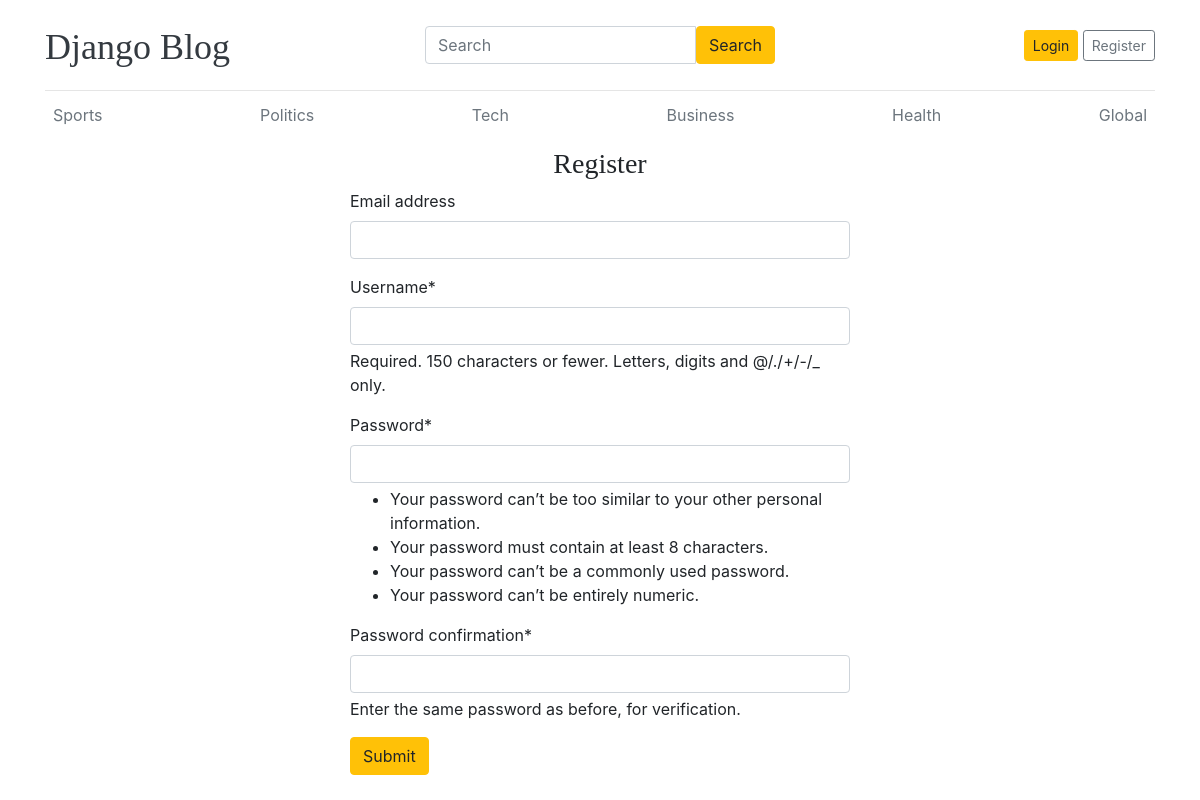
Screenshot of /register/ with the database file from the repository.
### blogs/models.py (models this page shows)
class Category(models.Model):
    category_name = models.CharField(max_length=50, unique=True)
    created_at = models.DateTimeField(auto_now_add=True)
    updated_at = models.DateTimeField(auto_now=True)
    class Meta:
        verbose_name_plural = 'categories'
    def __str__(self):
        return self.category_name

### app/views.py (the view)
# urls.py: path('register/', views.register, name='register'),
def register(request):
    if request.method == 'POST':
        form = RegistrationForm(request.POST)
        if form.is_valid():
            form.save()
            return redirect('register')
        else:
            print(form.errors)
    else:
        form = RegistrationForm()
    context = {
        'form': form,
    }
    return render(request, 'register.html', context)

### app/forms.py
class RegistrationForm(UserCreationForm):
    class Meta:
        model = User
        fields = ('email', 'username', 'password1', 'password2')

### blogs/context_processors.py (called while the page is built)
def get_categories(request):
    categories = Category.objects.all()
    return dict(categories=categories)

### templates/register.html (shortened to what this page needs)
{% extends 'base.html' %}
{% block content %}
{% load crispy_forms_tags %}
<h3 class="text-center">Register</h3>
<form
	action="{% url 'register' %}"
	method="POST"
	style="width: 500px; margin: auto">
	{{ form | crispy }}
	<button
		type="submit"
		class="btn btn-warning">
		Submit
	</button>
</form>
{% endblock %}

### templates/base.html (shortened to what this page needs)
{% load static %}
<!DOCTYPE html>
<html lang="en">
	<head>
		<link
			href="https://getbootstrap.com/docs/4.0/dist/css/bootstrap.min.css"
			rel="stylesheet" />
		<link
			href="{% static 'css/blog.css' %}"
			rel="stylesheet" />
	</head>
	<body>
		<div class="container">
			<header class="blog-header py-3">
				<div
					class="row flex-nowrap justify-content-between align-items-center">
					<div class="col-4 pt-1">
						<a
							class="blog-header-logo text-dark"
							href="/"
							>Django Blog</a
						>
					</div>
					<div class="col-4">
						<form
							action="{% url 'search' %}"
							method="get">
							<div class="input-group">
								<input type="text" placeholder="Search" "
								class="form-control" name="keyword" />
								<button
									class="btn btn-warning"
									type="submit">
									Search
								</button>
							</div>
						</form>
					</div>
					<div class="col-4 d-flex justify-content-end align-items-center">
						{% if not user.is_authenticated %}
						<a
							class="btn btn-sm btn-warning"
							href="{% url 'login' %}"
							>Login</a
						>
						<a
							class="btn btn-sm btn-outline-secondary"
							href="{% url 'register' %}"
							>Register</a
						>
						{% endif %}
					</div>
				</div>
			</header>
			<div class="nav-scroller py-1 mb-2">
				<nav class="nav d-flex justify-content-between">
					{% for category in categories %}
					<a
						class="p-2 text-muted"
						href="{% url 'posts_by_category' category.id %}">
						{{ category }}
					</a>
					{% endfor %}
				</nav>
			</div>
			{% block content %}{% endblock %}
		</div>
	</body>
</html>

### app/static/css/blog.css (style rules this page uses)
.blog-header { border-bottom: 1px solid #e5e5e5; }
.blog-header-logo { font-family: "Playfair Display", Georgia, "Times New Roman", serif; font-size: 2.25rem; }
h1, h2, h3, h4, h5, h6 { font-family: "Playfair Display", Georgia, "Times New Roman", serif; }

### rows the page displays
Category: category_name "Sports"
Category: category_name "Politics"
Category: category_name "Tech"
Category: category_name "Business"
Category: category_name "Health"
Category: category_name "Global"
